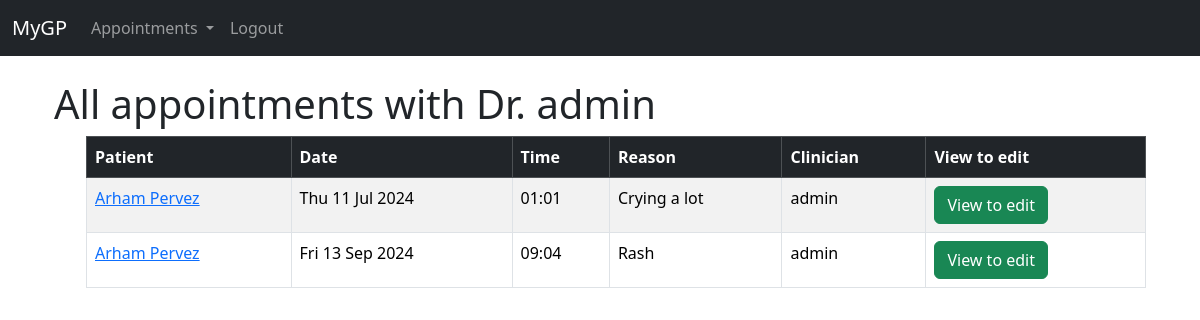
The app's page /appointments/list/ (signed in) with its own data.
### accounts/models.py (models this page shows)
class CustomUser(AbstractUser):
    ROLE_CHOICES = [
        ('clinician', 'Clinician'),
        ('staff', 'Staff'),
    ]
    role = models.CharField(max_length=10, choices=ROLE_CHOICES)

### appointments/models.py (models this page shows, shortened)
class Appointment(models.Model):
    patient = models.ForeignKey(Patient, on_delete=models.CASCADE)
    clinician = models.ForeignKey(settings.AUTH_USER_MODEL, on_delete=models.CASCADE)
    date = models.DateTimeField()
    reason = models.CharField(max_length=255)
    created_at = models.DateTimeField(auto_now_add=True)

### consultations/models.py (models this page shows)
class Patient(models.Model):
    first_name = models.CharField(max_length=50)
    last_name = models.CharField(max_length=50)
    date_of_birth = models.DateField()
    address = models.CharField(max_length=100, null=True, blank=True )
    phone = models.CharField(max_length=20, null=True, blank=True )
    next_of_kin = models.CharField(max_length=100, null=True, blank=True )
    next_of_kin_phone = models.CharField(max_length=20, null=True, blank=True )
    def __str__(self):
        return f"{self.first_name} {self.last_name}"

### appointments/views.py (the view)
# urls.py: path('list/', views.appointment_list, name='appointment_list'),
@login_required
def appointment_list(request):
    appointments = Appointment.objects.filter(clinician=request.user)
    return render(request, 'appointments/appointment_list.html', {'appointments': appointments})

### appointments/templates/appointments/appointment_list.html (shortened to what this page needs)
{% extends 'accounts/base.html' %}
{% block content %}
<div class="container table-responsive">
<h1>All appointments with Dr. {{request.user}}</h1>
<ul>
{% if appointments %}
<table class="table table-striped table-hover table-bordered">
    <thead class="table-dark">
      <tr>
        <th scope="col">Patient</th>
        <th scope="col">Date</th>
        <th scope="col">Time</th>
        <th scope="col">Reason</th>
        <th scope="col">Clinician</th>
        <th scope="col">View to edit</th>
      </tr>
    </thead>
    <tbody>
      {% for appointment in appointments %}
        <tr>
          <td><a href="{% url 'consultations:patient_detail' appointment.patient.id %}" >{{ appointment.patient }}</a></td>
          <td>{{ appointment.date | date:"D d M Y" }}</td>
          <td>{{ appointment.date | time:"H:i"  }}</td>
          <td>{{ appointment.reason }}</td>
          <td>{{ appointment.clinician }}</td>
          <td><a type="button" class="btn btn-success" href="{% url 'appointments:appointment_detail' appointment.pk %}">View to edit</a></td>
        </tr>
      {% endfor %}
    </tbody>
  </table>
{% else %}
<p>No appointment yet. To create an appointment, please go to patient detail page. </p>
<a class="btn btn-primary" href="{% url 'consultations:search_patient' %}">Search Patient</a>
{% endif %}
</div>
{% endblock %}

### records on screen
CustomUser: user "admin"
Appointment: patient "Arham Pervez", date "Thu 11 Jul 2024", date "01:01", reason "Crying a lot", clinician "admin"
Appointment: patient "Arham Pervez", date "Fri 13 Sep 2024", date "09:04", reason "Rash", clinician "admin"
